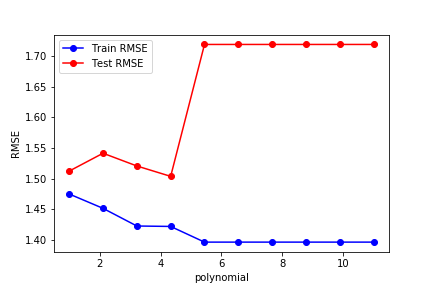

This figure's Python source:
import numpy as np
import pandas as pd
import matplotlib.pyplot as plt
%matplotlib inline
from sklearn.linear_model import LinearRegression
from sklearn.preprocessing import PolynomialFeatures
from sklearn import metrics
import math
DataFrame1 = pd.read_csv('project - part D - training data set.csv')
DataFrame2 = pd.read_csv('project - part D - testing data set.csv')
#Training Data
X_train = DataFrame1['Father'].values/10000
X_train = X_train.reshape(-1,1)
y_train = DataFrame1['Son'].values.reshape(-1,1)
#testing Data
X_test = DataFrame2['Father'].values/10000
X_test = X_test.reshape(-1,1)
y_test = DataFrame2['Son'].values.reshape(-1,1)
train_error = []
test_error = []
#function for avoid duplication of list elements
def my_function(x):
    return list(dict.fromkeys(x))
for i in range(1,11):
        poly = PolynomialFeatures(degree=i)
        Modified_X_train = poly.fit_transform(X_train)
        Modified_X_test = poly.fit_transform(X_test)
        #To display number of training and testing points being considered for building the model
        if i == 1:
            print ('The number of Training points are :', Modified_X_train.shape[0])
            print ('The number of Testing points are  :',Modified_X_test.shape[0])
        reg = LinearRegression()
        reg.fit(Modified_X_train,y_train)
        print ('The RMSE of the Trainining data for model of degree',i, 'is :',math.sqrt(metrics.mean_squared_error(y_train,reg.predict(Modified_X_train))))
        print ('The RMSE of the Testing data for model of degree',i, 'is :',math.sqrt(metrics.mean_squared_error(y_test,reg.predict(Modified_X_test))))
        train_error.append(math.sqrt(metrics.mean_squared_error(y_train,reg.predict(Modified_X_train))))
        test_error.append(math.sqrt(metrics.mean_squared_error(y_test,reg.predict(Modified_X_test))))
train_error = my_function (train_error)
test_error = my_function(test_error)
#To print the best degree of the polynomial based on the lower RMSE Test Score
print ('The best degree of the polynomial is  ', test_error.index(min(test_error))+1)
plt.xlabel('polynomial')
plt.ylabel('RMSE')
plt.plot(np.linspace(1,11,10),train_error, 'bo-',label='Train RMSE')
plt.plot(np.linspace(1,11,10),test_error, 'ro-',label='Test RMSE')
plt.legend()
plt.savefig('2018AIML551_poly_part_d.png')
plt.show()